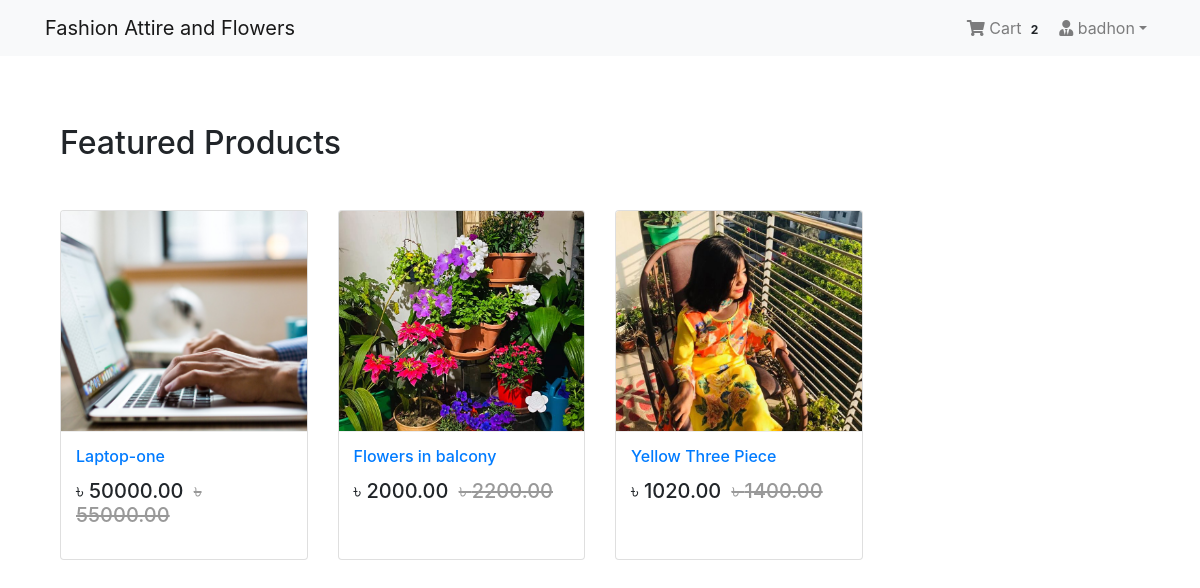
Page / (signed in) on the committed database.
### App_Login/models.py (models this page shows, shortened)
class User(AbstractBaseUser, PermissionsMixin):
    email = models.EmailField(unique=True, null=False)
    is_staff = models.BooleanField(
        ugettext_lazy('staff status'),
        default=False,
        help_text = ugettext_lazy('Designates whether the user can log in this site')
    )
    is_active = models.BooleanField(
        ugettext_lazy('active'),
        default=True,
        help_text=ugettext_lazy('Designates whether this user should be treated as active. Unselect this instead of deleting accounts')
    )
    USERNAME_FIELD = 'email'
    objects = MyUserManager()

class Profile(models.Model):
    user = models.OneToOneField(User, on_delete=models.CASCADE, related_name='profile')
    username = models.CharField(max_length=264, blank=True)
    full_name = models.CharField(max_length=264, blank=True)
    address_1 = models.TextField(max_length=300, blank=True)
    city = models.CharField(max_length=40, blank=True)
    zipcode = models.CharField(max_length=10, blank=True)
    country = models.CharField(max_length=50, blank=True)
    phone = models.CharField(max_length=20, blank=True)
    date_joined = models.DateTimeField(auto_now_add=True)

### App_Order/models.py (models this page shows, shortened)
class Order(models.Model):
    orderitems = models.ManyToManyField(Cart)
    user = models.ForeignKey(settings.AUTH_USER_MODEL, on_delete=models.CASCADE)
    ordered = models.BooleanField(default=False)
    created = models.DateTimeField(auto_now_add=True)
    paymentId = models.CharField(max_length=264, blank=True, null=True)
    orderId = models.CharField(max_length=200, blank=True, null=True)

### App_Shop/models.py (models this page shows, shortened)
class Product(models.Model):
    mainimage = models.ImageField(upload_to='Products')
    name = models.CharField(max_length=264)
    category = models.ForeignKey(Category, on_delete=models.CASCADE, related_name='category')
    preview_text = models.TextField(max_length=200, verbose_name='Preview Text')
    detail_text = models.TextField(max_length=1000, verbose_name='Description')
    price = models.FloatField()
    old_price = models.FloatField(default=0.00)
    created = models.DateTimeField(auto_now_add=True)
    class Meta:
        ordering = ['-created',]

### App_Shop/views.py (the view)
# urls.py: path('',views.Home.as_view(),name='home'),
class Home(ListView):
    model=Product
    template_name='App_Shop/home.html'

### App_Order/templatetags/cart_tag.py (called while the page is built)
@register.filter
def cart_total(user):
    order = Order.objects.filter(user=user, ordered=False)
    if order.exists():
        return order[0].orderitems.count()
    else:
        return 0

### templates/App_Shop/home.html
{% extends 'base.html' %}
{% block body_block %}
<div class="container my-5">
  <h2 class="my-5">Featured Products</h2>
  <div class="row">
    {% for product in object_list %}
    <div class="col-md-6 col-sm-12 col-lg-3">
      <figure class="card card-product">
        <div class="img-wrap">
          <img src="/media/{{product.mainimage}}" style="width:100%; height:300px;">
        </div>
        <figcaption class="info-wrap">
          <h6 class="title"><a href="{% url 'App_Shop:product' pk=product.pk %}">{{product.name}}</a></h6>
          <div class="action-wrap">
            <div class="price-wrap h5">
              <span class="price-new">&#2547; {{product.price|floatformat:2}}</span>
              <span class="price-old"><strike>&#2547; {{product.old_price|floatformat:2}}</strike></span>
            </div>
          </div>
        </figcaption>
      </figure>
    </div>
    {% endfor %}
  </div>
</div>
{% endblock %}

### templates/base.html (shortened to what this page needs)
{% load static %}
<!DOCTYPE html>
<html lang="en" dir="ltr">
<head>
  <link rel="stylesheet" href="https://stackpath.bootstrapcdn.com/bootstrap/4.3.1/css/bootstrap.min.css">
  <link href="https://cdnjs.cloudflare.com/ajax/libs/font-awesome/5.10.2/css/all.css" rel="stylesheet">
  <link rel="stylesheet" href="{% static 'css/main.css' %}">
</head>
<body>
  {% include 'navbar.html' %}
  <div class="container" style="padding-top:20px ;">
    {% block body_block %} {% endblock %}
  </div>
</body>
</html>

### templates/navbar.html (shortened to what this page needs)
{% load cart_tag %}
<nav class="navbar navbar-expand-lg navbar-light bg-light">
  <div class="container">
    <a class="navbar-brand" href="{% url 'App_Shop:home' %}">Fashion Attire and Flowers </a>
    <div class="collapse navbar-collapse" id="navbarNav">
      <ul class="navbar-nav ml-auto">
        {% if request.user.is_authenticated %}
        <li class="nav-item">
          <a href="{% url 'App_Order:cart' %}" class="nav-link">
              <i class="fa fa-shopping-cart"></i> Cart
              <span class="badge badge-light">{{ request.user | cart_total }}</span>
          </a>
        </li>
        <li class="nav-item dropdown">
          <a class="nav-link dropdown-toggle" href="#" id="navbarDropdown" role="button" data-toggle="dropdown" aria-haspopup="true" aria-expanded="false"><i class="fas fa-user-tie"></i> {{request.user.profile.username}}</a>
        </li>
        {% else %}
        <li class="nav-item">
          <a href="{% url 'App_Login:login' %}" class="btn btn-primary">Login</a>
        </li>
        {% endif %}
      </ul>
    </div>
  </div>
</nav>

### templates/base.html (style rules this page uses)
.card { height: 350px; }
.card-product:after { content: ""; display: table; clear: both; visibility: hidden; }
.card-product .price-new, .card-product .price { margin-right: 5px; }
.card-product .price-old { color: #999; }
.card-product .img-wrap { border-radius: 3px 3px 0 0; overflow: hidden; position: relative; height: 220px; text-align: center; }
.card-product .img-wrap img { max-height: 100%; max-width: 100%; object-fit: cover; }
.card-product .info-wrap { overflow: hidden; padding: 15px; border-top: 1px solid #eee; }
.card-product .action-wrap { padding-top: 4px; margin-top: 4px; }
.card-product .title { margin-top: 0px; }

### rows in the picture
User: user|cart_total "2", user.profile.username "badhon"
Product: mainimage (picture), name "Laptop-one", price "50000.00", old_price "55000.00"
Product: mainimage (picture), name "Flowers in balcony", price "2000.00", old_price "2200.00"
Product: mainimage (picture), name "Yellow Three Piece", price "1020.00", old_price "1400.00"
